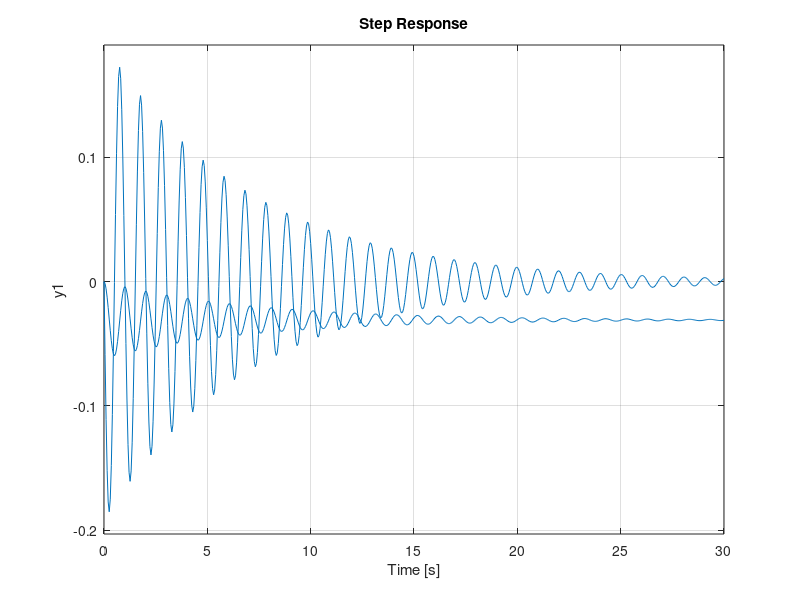

Reproduce this figure in MATLAB.
mp = 2.8;
mt = .5;

plot_time = 30;

l = .5;

I = mp * l^2 ;

b = .1;

g = 9.82;

s = tf('s');

h = ((-mp*l)/(mt+mp))/(s^2*(I+l^2-(mp^2*l^2)/(mt+mp))+b*s+mp*g*l)

impulse(h, plot_time)
hold on;
step(h, plot_time)
